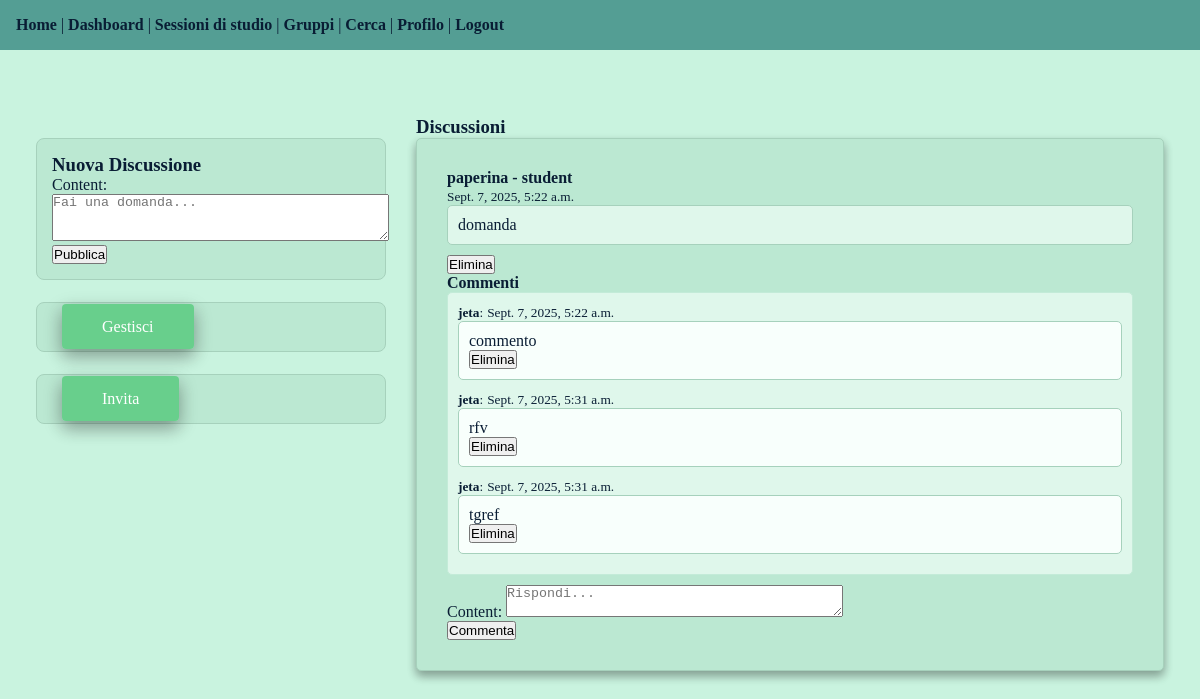
Page /groups/23/ (signed in) on the earlier database version.
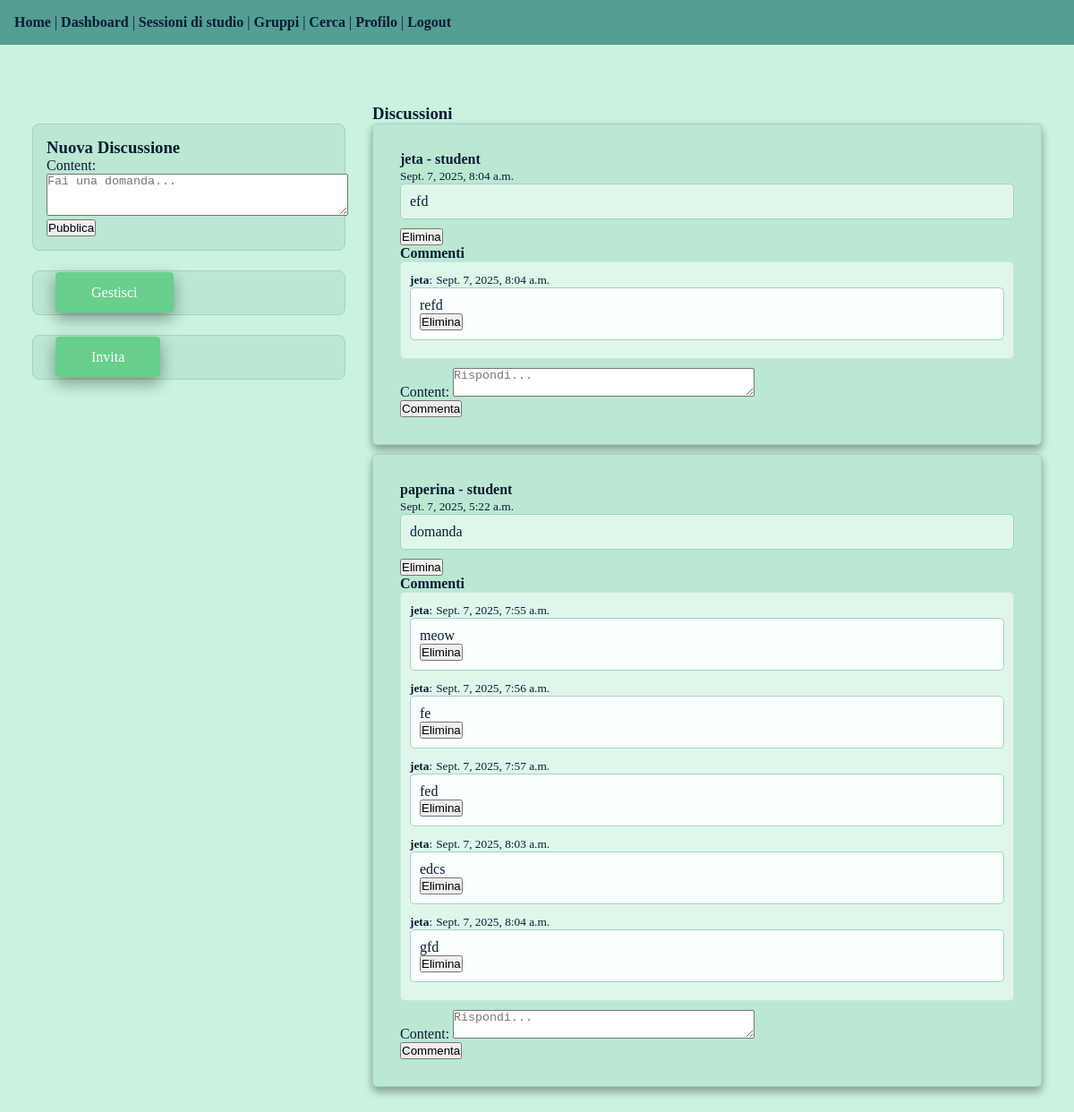
Same page on the later database version.
### groups/models.py (models this page shows, shortened)
class GroupDiscussion(models.Model):
    group = models.ForeignKey(StudyGroup, on_delete=models.CASCADE, related_name='discussions')
    creator = models.ForeignKey(settings.AUTH_USER_MODEL, on_delete=models.CASCADE, related_name='group_discussions')
    content = models.TextField()
    created_at = models.DateTimeField(auto_now_add=True)
    class Meta:
        ordering = ['-created_at']

class Comment(models.Model):
    discussion = models.ForeignKey(GroupDiscussion, on_delete=models.CASCADE, related_name='comments')
    creator = models.ForeignKey(settings.AUTH_USER_MODEL, on_delete=models.CASCADE)
    content = models.TextField()
    created_at = models.DateTimeField(auto_now_add=True)

### users/models.py (models this page shows, shortened)
class CustomUser(AbstractUser):
    USER_TYPE = (('Student', 'student'), ('Professional', 'professional'))
    user_type = models.CharField(max_length=20, choices=USER_TYPE, default='student')
    profile_picture = models.ImageField(upload_to='pfp', default='/pfp/nopfp.jpg')
    expertise_field = models.CharField(max_length=100, blank=True, null=True)
    bio = models.CharField(max_length=500, blank=True)
    daily_goal_hours = models.DecimalField(max_digits=4, decimal_places=2, default = 1, validators=[MinValueValidator(1.0), MaxValueValidator(24.0)]) #per impostare gli obiettivi personali
    weekly_goal_hours = models.DecimalField(max_digits=5, decimal_places=2, default = 1, validators=[MinValueValidator(1.0), MaxValueValidator(168.0)])
    friends = models.ManyToManyField('self', through='social.Friendship', symmetrical=True, blank = True, related_name='friend_of')
    @property
    def is_professional(self):
        return self.user_type == 'Professional'

### groups/views.py (the view)
# urls.py: path('<int:group_id>/', views.group_details, name="group_details"),
@login_required
def group_details(request, group_id):
    group = get_object_or_404(StudyGroup, id=group_id)
    if group.privacy == 'private' and not group.is_member(request.user):
        messages.error(request, 'Questo gruppo è privato. Devi essere invitato per accedere.')
        return redirect('groups:group_list')
    discussions = group.discussions.all().order_by('-created_at')
    discussion_form = GroupDiscussionForm()
    comment_form = CommentForm()
    context = {'group': group, 'is_creator': group.creator==request.user, 'discussions': discussions, 'discussion_form':discussion_form, 'comment_form':comment_form }
    return render(request, 'groups/group_details.html', context)

### groups/forms.py
class GroupDiscussionForm(forms.ModelForm):
    class Meta:
        model = GroupDiscussion
        fields = ['content']
        widgets =  {'content': forms.Textarea(attrs={'rows': 3, 'placeholder': 'Fai una domanda... '})}

class CommentForm(forms.ModelForm):
    class Meta:
        model= Comment
        fields = ['content']
        widgets =  {'content': forms.Textarea(attrs={'rows': 2, 'placeholder': 'Rispondi... '})}

### groups/models.py (called while the page is built)
    def is_member(self, user):
        return self.members.filter(id=user.id).exists()

### groups/templates/groups/group_details.html (shortened to what this page needs)
{% extends "users/dashboard.html" %}
{% block content %}
<div class="group-details-container">
    <div class="private-group">
        <div class="add-discussion">
            <h3>Nuova Discussione</h3>
            <form method="post" action="{% url 'groups:add_discussion' group.id %}">
                {{ discussion_form.as_p }}
                <button type="submit">Pubblica</button>
            </form>
        </div>
        {% if is_creator%}
        <div class="manage-group">
                <a href="{% url 'groups:group_manage' group.id %}" class="main-buttons">Gestisci </a>
            </div>
            {% if group.privacy == 'private' %}
            <div class="invite-members">
                <a href="{% url 'groups:group_invite' group.id %}" class="main-buttons">Invita </a>
            </div>
            {% endif%}
        {% endif %}
    </div>
    <div class="old-discussion">
        <h3>Discussioni</h3>
        {% for d in discussions %}
        <div class="discussion-block">
            <div class="post-heading">
                <p><b>{{ d.creator.username }} - {{ d.creator.get_user_type_display }}</b></p>
                <small>{{ d.created_at }}</small>
            </div>
            <div class="post-content">
                <p>{{ d.content }}</p>
            </div>
            {% if is_creator %}
                <form method="post" action="{% url 'groups:delete_discussion' d.id %}">
                    <button type="submit" onclick="return confirm('Eliminare questa discussione?')"> Elimina
            </button>
                </form>
            {% endif %}
            <h4>Commenti</h4>
            <div  class="comments">
                {% for comment in d.comments.all %}
                        <small><b>{{ comment.creator.username }}</b>:</small>
                        <small>{{ comment.created_at }}</small>
                    <div class="comment-content">
                        {{ comment.content }}
                        {% if is_creator %}
                        <form method="post" action="{% url 'groups:delete_comment' comment.id %}">
                    <button type="submit" onclick="return confirm('Eliminare questo commento?')"> Elimina
                        </button>
                        </form>
                        {% endif %}
                    </div>
                {% empty %}
                        Nessun commento
                {% endfor %}
            </div>
            <form method="post" action="{% url 'groups:add_comment' d.id %}">
                {{ comment_form.as_p }}
                <button type="submit">Commenta</button>
            </form>
        </div>
        {% empty %}
        <p>Nessuna discussione ancora.</p>
    </div>
</div>
{% endfor %}
{% endblock %}

### users/templates/users/dashboard.html (shortened to what this page needs)
{% extends 'base.html' %}

### templates/StudyBuddies/base.html (shortened to what this page needs)
<!DOCTYPE html>
{% load static %}
<html lang="it">
<head>
    <link rel="stylesheet" href="{% static 'css/style.css' %}">
    <link rel="stylesheet" href="{% static 'css/dashboard.css' %}">
<body>
    <nav>
        <a href="/" class="nav-button">Home</a> |
        {% if user.is_authenticated %}
        <a href="{% url 'users:dashboard' %}" class="nav-button">Dashboard</a> |
        <a href="{% url 'study:session_list' %}" class="nav-button">Sessioni di studio</a> |
        <a href="{% url 'groups:group_list' %}" class="nav-button">Gruppi</a> |
        <a href="{% url 'social:search' %}" class="nav-button">Cerca</a> |
        <a href="{% url 'users:profile' %}" class="nav-button">Profilo</a> |
        <form class="logout" action="{% url 'users:logout' %}" method="post">
            <button class="logout-button" title="user-logout"> Logout</button>
        </form>
        {% else %}
            <a href="{% url 'users:login' %}" class="nav-button">Entra</a> |
            <a href="{% url 'users:register' %}" class="nav-button-">Registrati</a> |
        {% endif %}
    </nav>
    <main>
       {% block content %}
        {% endblock %}
    </main>
</body>
</html>

### static/css/style.css (style rules this page uses)
* { margin: 0; padding: 0; box-sizing: border-box; }
body { min-height: 100vh; background-color:#c9f3df; color: #091D34; font-size: 1rem; }
nav { padding: 1rem; background-color: #549e94; color: #091D34; font-size: 1rem; }
main { padding: 1rem; }
p { font-size: 1rem; }
a { color: #091D34; text-decoration: none; }
form.logout button.logout-button { text-decoration: none; color: #091D34; font-family:'Times New Roman', Times, serif; font-weight: bold; font-size: 1rem !important; }
.nav-button { font-weight:bold; }
.logout { display: inline-block; }
.logout-button { font-size: 2.5rem; background-color: rgb(0, 0, 0, 0); border: none; }

### static/css/dashboard.css (style rules this page uses)
.main-buttons { background-color: #68cf8c; color:white; font-size: 1rem; box-shadow: 0 8px 16px 0 rgba(0,0,0,0.2), 0 6px 20px 0 rgba(0,0,0,0.19); border-radius: 4px; padding: 14px 40px; transition-duration: 0.4s; margin:10px; }
.group-details-container { display: flex; justify-content: space-between; align-items: flex-start; gap:30px; max-width: 1200px; margin:30px auto; padding:20px; }
.private-group { flex:1; max-width: 350px; }
.old-discussion { flex:2; }
.add-discussion, .manage-group, .invite-members { margin-bottom: 20px; padding: 15px; background-color: #bbe8d2; border: 1px solid #a6d1bc; border-radius: 8px; margin-top: 22px; }
.discussion-block { display: block; border-style:solid; border-color: #a6d1bc; border-width: 1px; border-radius: 5px; background-color: #bbe8d2 ; box-shadow: 0 6px 10px 0 rgba(0,0,0,0.2), 0 4px 10px 0 rgba(0,0,0,0.19); padding:30px; margin-bottom: 10px; }
.post-content { border-style:solid; border-color: #a6d1bc; border-width: 1px; border-radius: 5px; background-color: #dff7eb ; padding:10px; margin-bottom: 10px; }
.comments { border-style:solid; border-color: #c3ebd8; border-width: 1px; border-radius: 5px; background-color: #dff7eb ; padding:10px; margin-bottom: 10px; }
.comment-content { border-style:solid; border-color: #a6d1bc; border-width: 1px; border-radius: 5px; background-color: #f8fffc ; padding:10px; margin-bottom: 10px; }

Differences in the rows shown:
removed Comment: creator.username "jeta", created_at "Sept. 7, 2025, 5:22 a.m.", content "commento", shown under GroupDiscussion "domanda"
removed Comment: creator.username "jeta", created_at "Sept. 7, 2025, 5:31 a.m.", content "rfv", shown under GroupDiscussion "domanda"
removed Comment: creator.username "jeta", created_at "Sept. 7, 2025, 5:31 a.m.", content "tgref", shown under GroupDiscussion "domanda"
added GroupDiscussion: creator.username "jeta", creator.user_type "student", created_at "Sept. 7, 2025, 8:04 a.m.", content "efd"
added Comment: creator.username "jeta", created_at "Sept. 7, 2025, 8:04 a.m.", content "refd"
added Comment: creator.username "jeta", created_at "Sept. 7, 2025, 7:55 a.m.", content "meow", shown under GroupDiscussion "domanda"
added Comment: creator.username "jeta", created_at "Sept. 7, 2025, 7:56 a.m.", content "fe", shown under GroupDiscussion "domanda"
added Comment: creator.username "jeta", created_at "Sept. 7, 2025, 7:57 a.m.", content "fed", shown under GroupDiscussion "domanda"
added Comment: creator.username "jeta", created_at "Sept. 7, 2025, 8:03 a.m.", content "edcs", shown under GroupDiscussion "domanda"
added Comment: creator.username "jeta", created_at "Sept. 7, 2025, 8:04 a.m.", content "gfd", shown under GroupDiscussion "domanda"
